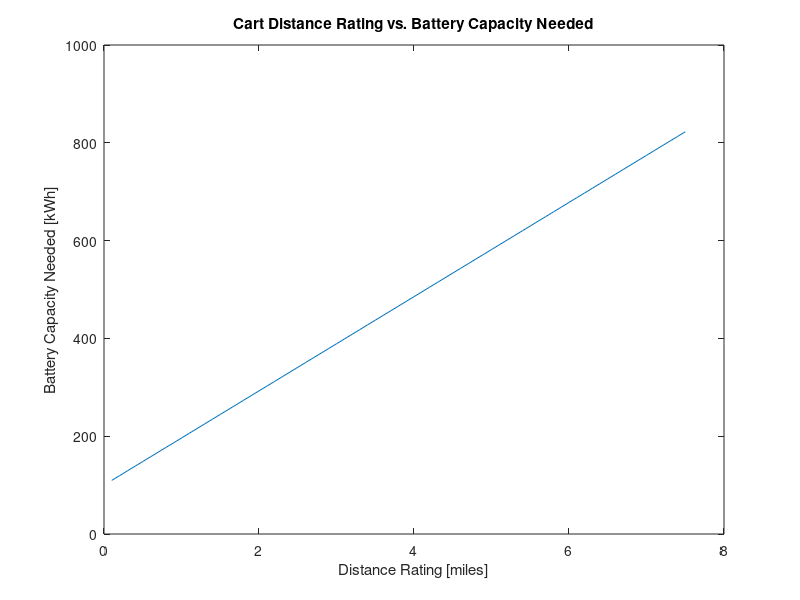
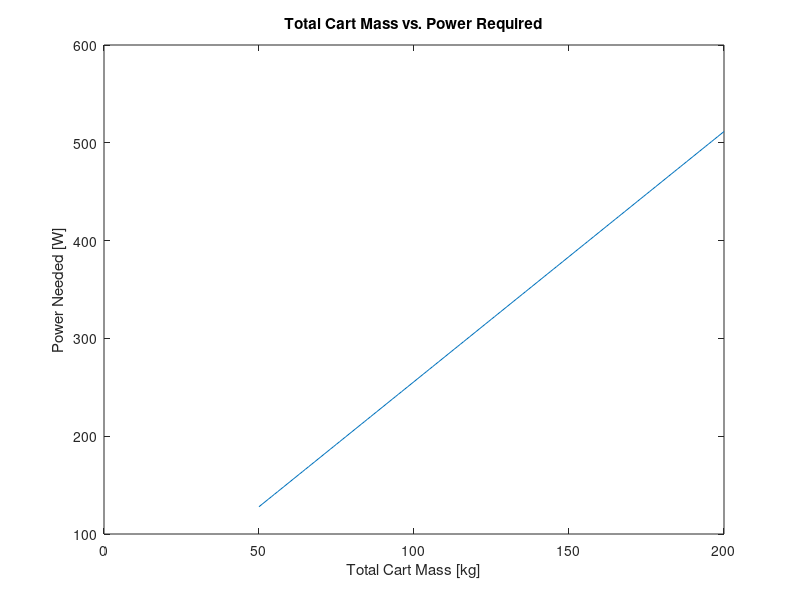
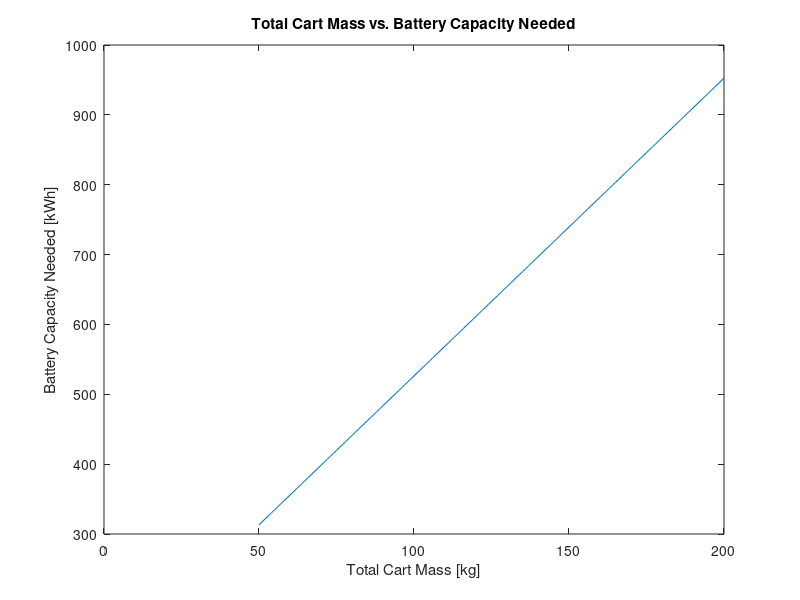
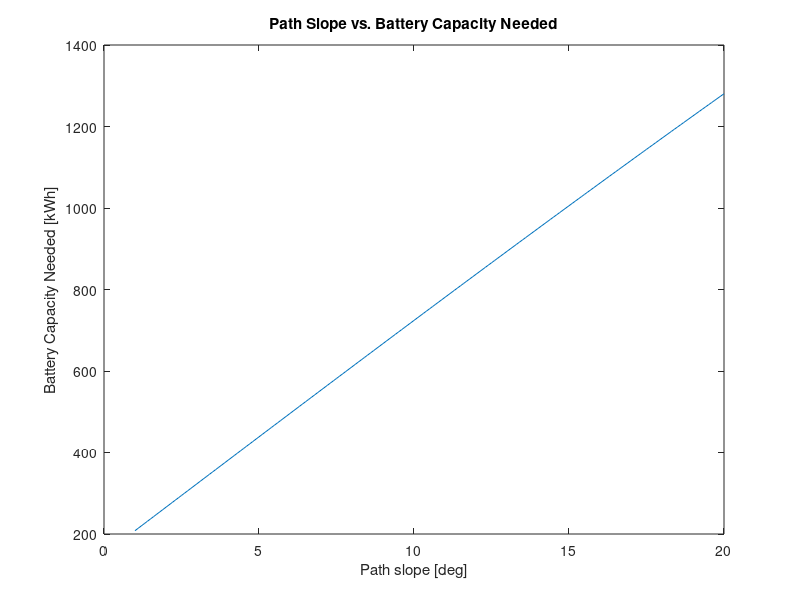

Source code (MATLAB) for these figures, in order: (Note: this script raises an error after producing the figures.)
clear
clc
close all

%% Constant Initialization
g = 9.81; %gravity in m/s^2
m = 113; % kg, mass of cart fully loaded
vo_mph = 0; %initial velocity
vf_mph = 3; % final velocity in mph
vo = vo_mph*0.44704; %initial velocity in m/s
vf = vf_mph*0.44704; %final velocity in m/s
theta = 7.5; %max slope angle
vfy = vf*sind(theta); %vertical component of velocity
dist_mi = 5; %total distance cart is to travel in miles
dist = dist_mi*1609.34; %total distance cart is to travel in meters
dh = dist*sind(theta); %vertical component of total distance for given slope

%% Energy Calculations
KE = 1/2*m*(vf^2-vo^2); %kinetic energy of cart
PE = m*g*dh; %potential energy of cart
Wnet = KE + PE; %net work
dx = 3; %meters
a = vf^2/(2*dx); %acceleration needed to achieve max speed in dx meters
t = vf/a; %time to reach max speed
KEdot = KE/t; %power needed to achieve max speed
PEdot = m*g*vfy; %power needed to climb slope
dt = dh/vfy; % time it takes to climb slope at max speed in seconds
dt_hr = dt/3600; %time it takes to travel distance in hrs

%% Efficiency Calculations
losses = 0.75; %estimated losses in percent

%% Power Calculations
power_w = (KEdot+PEdot)/losses; %power needed in watts
power = power_w*0.00134102; % power in horsepower

%% Force Analysis

%% Motor Calculations
%voltage
%current
%power
%torque
%rpm
%curvedata

%% Gearbox Design/ Calculations


%% Battery Capacity
add_cap = 20*5; %additional capacity for charging 5 phones
capacity = (power_w*dt_hr)+add_cap; %battery capacity needed in kWh

%% Battery Configuration
v_motor = 24; %motor voltage
v_batt = 3.6; %battery voltage per cell
cap_batt = 4.2; %battery capacity in Ah
req_Ah = capacity/v_motor; %total battery Ah needed
parallel = ceil(req_Ah/cap_batt); %number of cells needed for desired Ah 
curr = 14.5; % max discharge current per cell
max_current = curr*parallel; %max battery pack discharge
series = ceil(v_motor/v_batt); %number of cells needed for desired motor voltage
num_cells = parallel*series; %number of battery cells needed
batt_weight = 70/1000; %battery weight in kg
tot_weight = num_cells*batt_weight; %total battery weight
batt_cost = 6.37; %battery cell cost in dollars
tot_cost = num_cells*batt_cost; %total battery cost

%% Speed vs Slope

%% Speed vs Power


%% Plots

%distance vs battery capacity
g = 9.81; %gravity in m/s^2
m = 113; % kg, mass of cart fully loaded
vo_mph = 0; %initial velocity
vf_mph = 3; % final velocity in mph
vo = vo_mph*0.44704; %initial velocity in m/s
vf = vf_mph*0.44704; %final velocity in m/s
theta = 7.5; %max slope angle
vfy = vf*sind(theta); %vertical component of velocity
dist_mi = 0.1:0.1:7.5; %total distance cart is to travel in miles
dist = dist_mi.*1609.34; %total distance cart is to travel in meters
dh = dist.*sind(theta); %vertical component of total distance for given slope
KE = 1/2*m*(vf^2-vo^2); %kinetic energy of cart
PE = m*g.*dh; %potential energy of cart
Wnet = KE + PE; %net work
dx = 3; %meters
a = vf^2/(2*dx); %acceleration needed to achieve max speed in dx meters
t = vf/a; %time to reach max speed
KEdot = KE/t; %power needed to achieve max speed
PEdot = m*g*vfy; %power needed to climb slope
dt = dh./vfy; % time it takes to climb slope at max speed in seconds
dt_hr = dt./3600; %time it takes to travel distance in hrs
losses = 0.75; %estimated losses in percent
power_w = (KEdot+PEdot)./losses; %power needed in watts
power = power_w.*0.00134102; % power in horsepower
add_cap = 20*5; %additional capacity for charging 5 phones
capacity = (power_w*dt_hr)+add_cap; %battery capacity needed in kWh
figure
plot(dist_mi,capacity)
title('Cart Distance Rating vs. Battery Capacity Needed')
xlabel('Distance Rating [miles]')
ylabel('Battery Capacity Needed [kWh]')

%cart weight vs power required
g = 9.81; %gravity in m/s^2
m = 50:1:200; % kg, mass of cart fully loaded
vo_mph = 0; %initial velocity
vf_mph = 3; % final velocity in mph
vo = vo_mph*0.44704; %initial velocity in m/s
vf = vf_mph*0.44704; %final velocity in m/s
theta = 7.5; %max slope angle
vfy = vf*sind(theta); %vertical component of velocity
dist_mi = 5; %total distance cart is to travel in miles
dist = dist_mi*1609.34; %total distance cart is to travel in meters
dh = dist*sind(theta); %vertical component of total distance for given slope
KE = 1/2.*m.*(vf^2-vo^2); %kinetic energy of cart
PE = m.*g.*dh; %potential energy of cart
Wnet = KE + PE; %net work
dx = 3; %meters
a = vf^2/(2*dx); %acceleration needed to achieve max speed in dx meters
t = vf/a; %time to reach max speed
KEdot = KE/t; %power needed to achieve max speed
PEdot = m.*g*vfy; %power needed to climb slope
dt = dh/vfy; % time it takes to climb slope at max speed in seconds
dt_hr = dt/3600; %time it takes to travel distance in hrs
losses = 0.75; %estimated losses in percent
power_w = (KEdot+PEdot)./losses; %power needed in watts
power = power_w.*0.00134102; % power in horsepower
figure
plot(m,power_w)
title('Total Cart Mass vs. Power Required')
xlabel('Total Cart Mass [kg]')
ylabel('Power Needed [W]')


%cart weight vs battery capacity
g = 9.81; %gravity in m/s^2
m = 50:1:200; % kg, mass of cart fully loaded
vo_mph = 0; %initial velocity
vf_mph = 3; % final velocity in mph
vo = vo_mph*0.44704; %initial velocity in m/s
vf = vf_mph*0.44704; %final velocity in m/s
theta = 7.5; %max slope angle
vfy = vf*sind(theta); %vertical component of velocity
dist_mi = 5; %total distance cart is to travel in miles
dist = dist_mi*1609.34; %total distance cart is to travel in meters
dh = dist*sind(theta); %vertical component of total distance for given slope
KE = 1/2.*m.*(vf^2-vo^2); %kinetic energy of cart
PE = m.*g.*dh; %potential energy of cart
Wnet = KE + PE; %net work
dx = 3; %meters
a = vf^2/(2*dx); %acceleration needed to achieve max speed in dx meters
t = vf/a; %time to reach max speed
KEdot = KE/t; %power needed to achieve max speed
PEdot = m.*g*vfy; %power needed to climb slope
dt = dh./vfy; % time it takes to climb slope at max speed in seconds
dt_hr = dt./3600; %time it takes to travel distance in hrs
losses = 0.75; %estimated losses in percent
power_w = (KEdot+PEdot)./losses; %power needed in watts
power = power_w.*0.00134102; % power in horsepower
add_cap = 20*5; %additional capacity for charging 5 phones
capacity = (power_w.*dt_hr)+add_cap; %battery capacity needed in kWh
figure
plot(m,capacity)
title('Total Cart Mass vs. Battery Capacity Needed')
xlabel('Total Cart Mass [kg]')
ylabel('Battery Capacity Needed [kWh]')

%slope vs battery capacity
g = 9.81; %gravity in m/s^2
m = 113; % kg, mass of cart fully loaded
vo_mph = 0; %initial velocity
vf_mph = 3; % final velocity in mph
vo = vo_mph*0.44704; %initial velocity in m/s
vf = vf_mph*0.44704; %final velocity in m/s
theta = 1:0.1:20; %max slope angle
vfy = vf.*sind(theta); %vertical component of velocity
dist_mi = 5; %total distance cart is to travel in miles
dist = dist_mi*1609.34; %total distance cart is to travel in meters
dh = dist.*sind(theta); %vertical component of total distance for given slope
KE = 1/2*m*(vf^2-vo^2); %kinetic energy of cart
PE = m*g.*dh; %potential energy of cart
Wnet = KE + PE; %net work
dx = 3; %meters
a = vf^2/(2*dx); %acceleration needed to achieve max speed in dx meters
t = vf/a; %time to reach max speed
KEdot = KE/t; %power needed to achieve max speed
PEdot = m.*g.*vfy; %power needed to climb slope
dt = dh./vfy; % time it takes to climb slope at max speed in seconds
dt_hr = dt./3600; %time it takes to travel distance in hrs
losses = 0.75; %estimated losses in percent
power_w = (KEdot+PEdot)./losses; %power needed in watts
power = power_w.*0.00134102; % power in horsepower
add_cap = 20*5; %additional capacity for charging 5 phones
capacity = (power_w.*dt_hr)+add_cap; %battery capacity needed in kWh
figure
plot(theta,capacity)
title('Path Slope vs. Battery Capacity Needed')
xlabel('Path slope [deg]')
ylabel('Battery Capacity Needed [kWh]')

%wheel diameter vs motor speed
d = 2:0.1:12; %wheel diameter in inches
d_m = d.*0.0254; %wheel diameter in meters
circ = 2*pi.*(d./2); %wheel circumference in inches
circ_m = circ.*0.0254; %wheel circumference in meters
vf_mph = 3; %max cart speed in mph
cart_v = vf_mph*0.44704; %max cart speed in m/s
mot_speed = cart_v./circ_m.*60; %motor speed in RPM to reach desired vf
figure
plot(d,mot_speed)
title('Wheel Diameter vs. Motor Speed To Obtain 3 MPH')
xlabel('Wheel Diameter [in]')
ylabel('Motor Speed [RPM]')

%Wheel diamter vs gear reduction
d = [4 6 8 10]; %wheel diameter in inches
d_m = d.*0.0254; %wheel diameter in meters
circ = 2*pi.*(d./2); %wheel circumference in inches
circ_m = circ.*0.0254; %wheel circumference in meters
vf_mph = 3; %max cart speed in mph
cart_v = vf_mph*0.44704; %max cart speed in m/s
mot_speed = cart_v./circ_m.*60; %motor speed in RPM to reach desired vf
speed = 500:1:5000; %possible motor speeds in RPM
grstore = [];

for i = 1:length(mot_speed)
    gr = speed/mot_speed(i);
    grstore = [grstore ; gr];
end

figure
plot(d,grstore(1,:),d,grstore(2,:),d,grstore(3,:),d,grstore(4,:))

%battery capacity vs battery cost
